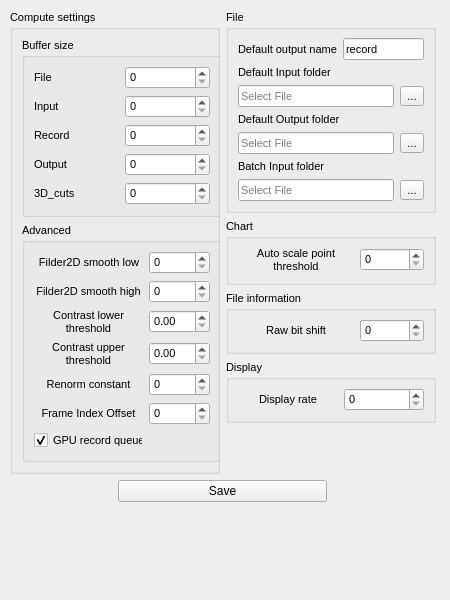
<?xml version="1.0" encoding="UTF-8"?>
<ui version="4.0">
 <class>AdvancedSettingsWindow</class>
 <widget class="QMainWindow" name="AdvancedSettingsWindow">
  <property name="geometry">
   <rect>
    <x>0</x>
    <y>0</y>
    <width>450</width>
    <height>600</height>
   </rect>
  </property>
  <property name="sizePolicy">
   <sizepolicy hsizetype="Fixed" vsizetype="Fixed">
    <horstretch>0</horstretch>
    <verstretch>0</verstretch>
   </sizepolicy>
  </property>
  <property name="minimumSize">
   <size>
    <width>450</width>
    <height>560</height>
   </size>
  </property>
  <property name="windowTitle">
   <string>Advanced Settings</string>
  </property>
  <property name="animated">
   <bool>false</bool>
  </property>
  <widget class="QWidget" name="CentralWidget">
   <property name="sizePolicy">
    <sizepolicy hsizetype="Fixed" vsizetype="Fixed">
     <horstretch>0</horstretch>
     <verstretch>0</verstretch>
    </sizepolicy>
   </property>
   <property name="acceptDrops">
    <bool>true</bool>
   </property>
   <widget class="QWidget" name="gridLayoutWidget">
    <property name="geometry">
     <rect>
      <x>10</x>
      <y>10</y>
      <width>428</width>
      <height>428</height>
     </rect>
    </property>
    <layout class="QGridLayout" name="gridLayout">
     <property name="sizeConstraint">
      <enum>QLayout::SetFixedSize</enum>
     </property>
     <item row="3" column="1">
      <widget class="holovibes::gui::GroupBox" name="DisplayGroupbox">
       <property name="sizePolicy">
        <sizepolicy hsizetype="Fixed" vsizetype="Preferred">
         <horstretch>1</horstretch>
         <verstretch>0</verstretch>
        </sizepolicy>
       </property>
       <property name="minimumSize">
        <size>
         <width>210</width>
         <height>0</height>
        </size>
       </property>
       <property name="maximumSize">
        <size>
         <width>210</width>
         <height>16777215</height>
        </size>
       </property>
       <property name="baseSize">
        <size>
         <width>210</width>
         <height>0</height>
        </size>
       </property>
       <property name="font">
        <font>
         <pointsize>8</pointsize>
        </font>
       </property>
       <property name="toolTip">
        <string notr="true"/>
       </property>
       <property name="toolTipDuration">
        <number>-1</number>
       </property>
       <property name="title">
        <string>Display</string>
       </property>
       <property name="flat">
        <bool>false</bool>
       </property>
       <layout class="QVBoxLayout" name="verticalLayout_18">
        <property name="bottomMargin">
         <number>9</number>
        </property>
        <item>
         <layout class="QHBoxLayout" name="horizontalLayout_3">
          <item>
           <widget class="QLabel" name="displayRateLabel">
            <property name="sizePolicy">
             <sizepolicy hsizetype="Preferred" vsizetype="Preferred">
              <horstretch>0</horstretch>
              <verstretch>0</verstretch>
             </sizepolicy>
            </property>
            <property name="minimumSize">
             <size>
              <width>100</width>
              <height>0</height>
             </size>
            </property>
            <property name="text">
             <string>Display rate</string>
            </property>
            <property name="alignment">
             <set>Qt::AlignCenter</set>
            </property>
           </widget>
          </item>
          <item>
           <widget class="QSpinBox" name="DisplayRateSpinBox">
            <property name="sizePolicy">
             <sizepolicy hsizetype="Fixed" vsizetype="Fixed">
              <horstretch>0</horstretch>
              <verstretch>0</verstretch>
             </sizepolicy>
            </property>
            <property name="minimumSize">
             <size>
              <width>80</width>
              <height>0</height>
             </size>
            </property>
            <property name="layoutDirection">
             <enum>Qt::LeftToRight</enum>
            </property>
            <property name="alignment">
             <set>Qt::AlignLeading|Qt::AlignLeft|Qt::AlignVCenter</set>
            </property>
            <property name="maximum">
             <number>99</number>
            </property>
           </widget>
          </item>
         </layout>
        </item>
       </layout>
      </widget>
     </item>
     <item row="1" column="1">
      <widget class="holovibes::gui::GroupBox" name="ChartGroupBox">
       <property name="sizePolicy">
        <sizepolicy hsizetype="Fixed" vsizetype="Preferred">
         <horstretch>1</horstretch>
         <verstretch>0</verstretch>
        </sizepolicy>
       </property>
       <property name="minimumSize">
        <size>
         <width>210</width>
         <height>0</height>
        </size>
       </property>
       <property name="maximumSize">
        <size>
         <width>210</width>
         <height>16777215</height>
        </size>
       </property>
       <property name="baseSize">
        <size>
         <width>210</width>
         <height>0</height>
        </size>
       </property>
       <property name="font">
        <font>
         <pointsize>8</pointsize>
        </font>
       </property>
       <property name="toolTip">
        <string notr="true"/>
       </property>
       <property name="toolTipDuration">
        <number>-1</number>
       </property>
       <property name="title">
        <string>Chart</string>
       </property>
       <property name="flat">
        <bool>false</bool>
       </property>
       <layout class="QVBoxLayout" name="verticalLayout_16">
        <property name="bottomMargin">
         <number>9</number>
        </property>
        <item>
         <layout class="QHBoxLayout" name="horizontalLayout_2">
          <item>
           <widget class="QLabel" name="autoScaleLabel">
            <property name="sizePolicy">
             <sizepolicy hsizetype="Preferred" vsizetype="Maximum">
              <horstretch>0</horstretch>
              <verstretch>0</verstretch>
             </sizepolicy>
            </property>
            <property name="minimumSize">
             <size>
              <width>100</width>
              <height>0</height>
             </size>
            </property>
            <property name="text">
             <string>Auto scale point
threshold</string>
            </property>
            <property name="alignment">
             <set>Qt::AlignCenter</set>
            </property>
            <property name="wordWrap">
             <bool>true</bool>
            </property>
           </widget>
          </item>
          <item>
           <widget class="QSpinBox" name="autoScalePointThresholdSpinBox">
            <property name="sizePolicy">
             <sizepolicy hsizetype="Fixed" vsizetype="Fixed">
              <horstretch>0</horstretch>
              <verstretch>0</verstretch>
             </sizepolicy>
            </property>
            <property name="minimumSize">
             <size>
              <width>1</width>
              <height>0</height>
             </size>
            </property>
            <property name="layoutDirection">
             <enum>Qt::LeftToRight</enum>
            </property>
            <property name="alignment">
             <set>Qt::AlignLeading|Qt::AlignLeft|Qt::AlignVCenter</set>
            </property>
            <property name="maximum">
             <number>999999999</number>
            </property>
           </widget>
          </item>
         </layout>
        </item>
       </layout>
      </widget>
     </item>
     <item row="0" column="0" rowspan="5">
      <widget class="holovibes::gui::GroupBox" name="ComputeSettingsGroupBox">
       <property name="sizePolicy">
        <sizepolicy hsizetype="Fixed" vsizetype="Preferred">
         <horstretch>1</horstretch>
         <verstretch>0</verstretch>
        </sizepolicy>
       </property>
       <property name="minimumSize">
        <size>
         <width>210</width>
         <height>0</height>
        </size>
       </property>
       <property name="maximumSize">
        <size>
         <width>210</width>
         <height>16777215</height>
        </size>
       </property>
       <property name="baseSize">
        <size>
         <width>210</width>
         <height>0</height>
        </size>
       </property>
       <property name="font">
        <font>
         <pointsize>8</pointsize>
        </font>
       </property>
       <property name="toolTip">
        <string notr="true"/>
       </property>
       <property name="toolTipDuration">
        <number>-1</number>
       </property>
       <property name="title">
        <string>Compute settings</string>
       </property>
       <property name="flat">
        <bool>false</bool>
       </property>
       <layout class="QVBoxLayout" name="verticalLayout_12">
        <property name="bottomMargin">
         <number>9</number>
        </property>
        <item>
         <widget class="holovibes::gui::GroupBox" name="BufferSizeGroupBox">
          <property name="sizePolicy">
           <sizepolicy hsizetype="Fixed" vsizetype="Preferred">
            <horstretch>1</horstretch>
            <verstretch>0</verstretch>
           </sizepolicy>
          </property>
          <property name="minimumSize">
           <size>
            <width>200</width>
            <height>0</height>
           </size>
          </property>
          <property name="maximumSize">
           <size>
            <width>210</width>
            <height>16777215</height>
           </size>
          </property>
          <property name="baseSize">
           <size>
            <width>210</width>
            <height>0</height>
           </size>
          </property>
          <property name="font">
           <font>
            <pointsize>8</pointsize>
           </font>
          </property>
          <property name="toolTip">
           <string notr="true"/>
          </property>
          <property name="toolTipDuration">
           <number>-1</number>
          </property>
          <property name="title">
           <string>Buffer size</string>
          </property>
          <property name="flat">
           <bool>false</bool>
          </property>
          <layout class="QVBoxLayout" name="verticalLayout_13">
           <property name="bottomMargin">
            <number>9</number>
           </property>
           <item>
            <layout class="QGridLayout" name="BufferSizeLayout">
             <property name="sizeConstraint">
              <enum>QLayout::SetMinimumSize</enum>
             </property>
             <item row="0" column="0">
              <widget class="QLabel" name="FileBSLabel">
               <property name="text">
                <string>File</string>
               </property>
              </widget>
             </item>
             <item row="3" column="0">
              <widget class="QLabel" name="OutputLabel">
               <property name="text">
                <string>Output</string>
               </property>
              </widget>
             </item>
             <item row="2" column="0">
              <widget class="QLabel" name="RecordBSLabel">
               <property name="text">
                <string>Record</string>
               </property>
              </widget>
             </item>
             <item row="1" column="0">
              <widget class="QLabel" name="InputBSLabel">
               <property name="text">
                <string>Input</string>
               </property>
              </widget>
             </item>
             <item row="4" column="0">
              <widget class="QLabel" name="Cuts3DbsLabel">
               <property name="text">
                <string>3D_cuts</string>
               </property>
              </widget>
             </item>
             <item row="0" column="1">
              <widget class="QSpinBox" name="FileBSSpinBox">
               <property name="wrapping">
                <bool>false</bool>
               </property>
               <property name="showGroupSeparator" stdset="0">
                <bool>false</bool>
               </property>
               <property name="maximum">
                <number>9999999</number>
               </property>
              </widget>
             </item>
             <item row="1" column="1">
              <widget class="QSpinBox" name="InputBSSpinBox">
               <property name="maximum">
                <number>999999</number>
               </property>
              </widget>
             </item>
             <item row="2" column="1">
              <widget class="QSpinBox" name="RecordBSSpinBox">
               <property name="maximum">
                <number>99999</number>
               </property>
              </widget>
             </item>
             <item row="3" column="1">
              <widget class="QSpinBox" name="OutputBSSpinBox">
               <property name="maximum">
                <number>99999</number>
               </property>
              </widget>
             </item>
             <item row="4" column="1">
              <widget class="QSpinBox" name="Cuts3DBSSpinBox">
               <property name="maximum">
                <number>99999</number>
               </property>
              </widget>
             </item>
            </layout>
           </item>
          </layout>
         </widget>
        </item>
        <item>
         <widget class="holovibes::gui::GroupBox" name="AdvancedGroupBox">
          <property name="sizePolicy">
           <sizepolicy hsizetype="Fixed" vsizetype="Preferred">
            <horstretch>1</horstretch>
            <verstretch>0</verstretch>
           </sizepolicy>
          </property>
          <property name="minimumSize">
           <size>
            <width>200</width>
            <height>0</height>
           </size>
          </property>
          <property name="maximumSize">
           <size>
            <width>210</width>
            <height>16777215</height>
           </size>
          </property>
          <property name="baseSize">
           <size>
            <width>210</width>
            <height>0</height>
           </size>
          </property>
          <property name="font">
           <font>
            <pointsize>8</pointsize>
           </font>
          </property>
          <property name="toolTip">
           <string notr="true"/>
          </property>
          <property name="toolTipDuration">
           <number>-1</number>
          </property>
          <property name="title">
           <string>Advanced</string>
          </property>
          <property name="flat">
           <bool>false</bool>
          </property>
          <layout class="QVBoxLayout" name="verticalLayout_14">
           <property name="bottomMargin">
            <number>9</number>
           </property>
           <item>
            <layout class="QGridLayout" name="gridLayout_4">
             <item row="2" column="0">
              <widget class="QLabel" name="label_7">
               <property name="text">
                <string>Filder2D smooth high</string>
               </property>
               <property name="alignment">
                <set>Qt::AlignCenter</set>
               </property>
              </widget>
             </item>
             <item row="1" column="0">
              <widget class="QLabel" name="label_9">
               <property name="minimumSize">
                <size>
                 <width>110</width>
                 <height>0</height>
                </size>
               </property>
               <property name="text">
                <string>Filder2D smooth low</string>
               </property>
               <property name="alignment">
                <set>Qt::AlignCenter</set>
               </property>
              </widget>
             </item>
             <item row="5" column="1">
              <widget class="QSpinBox" name="RenormConstantSpinBox"/>
             </item>
             <item row="3" column="0">
              <widget class="QLabel" name="label_6">
               <property name="text">
                <string>Contrast lower
threshold</string>
               </property>
               <property name="alignment">
                <set>Qt::AlignCenter</set>
               </property>
              </widget>
             </item>
             <item row="4" column="0">
              <widget class="QLabel" name="label_5">
               <property name="text">
                <string>Contrast upper
threshold</string>
               </property>
               <property name="alignment">
                <set>Qt::AlignCenter</set>
               </property>
              </widget>
             </item>
             <item row="5" column="0">
              <widget class="QLabel" name="label_10">
               <property name="text">
                <string>Renorm constant</string>
               </property>
               <property name="alignment">
                <set>Qt::AlignCenter</set>
               </property>
              </widget>
             </item>
             <item row="4" column="1">
              <widget class="QDoubleSpinBox" name="ContrastUpperSpinBox">
               <property name="maximum">
                <double>100.000000000000000</double>
               </property>
              </widget>
             </item>
             <item row="6" column="1">
              <widget class="QSpinBox" name="CutsContrastSpinBox">
               <property name="maximum">
                <number>100</number>
               </property>
              </widget>
             </item>
             <item row="1" column="1">
              <widget class="QSpinBox" name="Filter2DLowSpinBox">
               <property name="maximum">
                <number>100</number>
               </property>
              </widget>
             </item>
             <item row="2" column="1">
              <widget class="QSpinBox" name="Filter2DHighSpinBox">
               <property name="maximum">
                <number>100</number>
               </property>
              </widget>
             </item>
             <item row="6" column="0">
              <widget class="QLabel" name="label_18">
               <property name="text">
                <string>Frame Index Offset</string>
               </property>
               <property name="alignment">
                <set>Qt::AlignCenter</set>
               </property>
              </widget>
             </item>
             <item row="7" column="0">
                <widget class="QCheckBox" name="RecordQueueLocationCheckBox">
                    <property name="text">
                        <string>GPU record queue</string>
                    </property>
                    <property name="checkable">
                        <bool>true</bool>
                    </property>
                    <property name="checked">
                        <bool>true</bool>
                    </property>
                </widget>
            </item>
             <item row="3" column="1">
              <widget class="QDoubleSpinBox" name="ContrastLowerSpinBox">
               <property name="maximum">
                <double>100.000000000000000</double>
               </property>
              </widget>
             </item>
            </layout>
           </item>
          </layout>
         </widget>
        </item>
       </layout>
      </widget>
     </item>
     <item row="5" column="0" colspan="2">
      <layout class="QHBoxLayout" name="SettingsLayout">
       <property name="sizeConstraint">
        <enum>QLayout::SetFixedSize</enum>
       </property>
       <item>
        <widget class="QPushButton" name="ApplyPushButton">
         <property name="sizePolicy">
          <sizepolicy hsizetype="Maximum" vsizetype="Fixed">
           <horstretch>1</horstretch>
           <verstretch>0</verstretch>
          </sizepolicy>
         </property>
         <property name="minimumSize">
          <size>
           <width>209</width>
           <height>0</height>
          </size>
         </property>
         <property name="layoutDirection">
          <enum>Qt::LeftToRight</enum>
         </property>
         <property name="text">
          <string>Save</string>
         </property>
        </widget>
       </item>
      </layout>
     </item>
     <item row="2" column="1">
      <widget class="holovibes::gui::GroupBox" name="FileInformationGroupBox">
       <property name="sizePolicy">
        <sizepolicy hsizetype="Fixed" vsizetype="Preferred">
         <horstretch>1</horstretch>
         <verstretch>0</verstretch>
        </sizepolicy>
       </property>
       <property name="minimumSize">
        <size>
         <width>210</width>
         <height>0</height>
        </size>
       </property>
       <property name="maximumSize">
        <size>
         <width>210</width>
         <height>16777215</height>
        </size>
       </property>
       <property name="baseSize">
        <size>
         <width>210</width>
         <height>0</height>
        </size>
       </property>
       <property name="font">
        <font>
         <pointsize>8</pointsize>
        </font>
       </property>
       <property name="toolTip">
        <string notr="true"/>
       </property>
       <property name="toolTipDuration">
        <number>-1</number>
       </property>
       <property name="title">
        <string>File information</string>
       </property>
       <property name="flat">
        <bool>false</bool>
       </property>
       <layout class="QVBoxLayout" name="verticalLayout_17">
        <property name="bottomMargin">
         <number>9</number>
        </property>
        <item>
         <layout class="QHBoxLayout" name="horizontalLayout">
          <item>
           <widget class="QLabel" name="rawBitShiftLabel">
            <property name="sizePolicy">
             <sizepolicy hsizetype="Preferred" vsizetype="Preferred">
              <horstretch>0</horstretch>
              <verstretch>0</verstretch>
             </sizepolicy>
            </property>
            <property name="minimumSize">
             <size>
              <width>100</width>
              <height>0</height>
             </size>
            </property>
            <property name="text">
             <string>Raw bit shift</string>
            </property>
            <property name="alignment">
             <set>Qt::AlignCenter</set>
            </property>
           </widget>
          </item>
          <item>
           <widget class="QSpinBox" name="rawBitShiftSpinBox">
            <property name="sizePolicy">
             <sizepolicy hsizetype="Fixed" vsizetype="Fixed">
              <horstretch>0</horstretch>
              <verstretch>0</verstretch>
             </sizepolicy>
            </property>
            <property name="minimumSize">
             <size>
              <width>1</width>
              <height>0</height>
             </size>
            </property>
            <property name="layoutDirection">
             <enum>Qt::LeftToRight</enum>
            </property>
            <property name="alignment">
             <set>Qt::AlignLeading|Qt::AlignLeft|Qt::AlignVCenter</set>
            </property>
            <property name="maximum">
             <number>999999999</number>
            </property>
           </widget>
          </item>
         </layout>
        </item>
       </layout>
      </widget>
     </item>
     <item row="0" column="1">
      <widget class="holovibes::gui::GroupBox" name="FileGroupBox">
       <property name="sizePolicy">
        <sizepolicy hsizetype="Fixed" vsizetype="Preferred">
         <horstretch>1</horstretch>
         <verstretch>0</verstretch>
        </sizepolicy>
       </property>
       <property name="minimumSize">
        <size>
         <width>210</width>
         <height>0</height>
        </size>
       </property>
       <property name="maximumSize">
        <size>
         <width>210</width>
         <height>16777215</height>
        </size>
       </property>
       <property name="baseSize">
        <size>
         <width>210</width>
         <height>0</height>
        </size>
       </property>
       <property name="font">
        <font>
         <pointsize>8</pointsize>
        </font>
       </property>
       <property name="toolTip">
        <string notr="true"/>
       </property>
       <property name="toolTipDuration">
        <number>-1</number>
       </property>
       <property name="title">
        <string>File</string>
       </property>
       <property name="flat">
        <bool>false</bool>
       </property>
       <layout class="QVBoxLayout" name="verticalLayout_15">
        <property name="bottomMargin">
         <number>9</number>
        </property>
        <item>
         <layout class="QGridLayout" name="FileLayout">
          <property name="sizeConstraint">
           <enum>QLayout::SetFixedSize</enum>
          </property>
          <item row="1" column="0" rowspan="2">
           <widget class="QLabel" name="DefaultNameLabel">
            <property name="text">
             <string>Default output name</string>
            </property>
           </widget>
          </item>
          <item row="4" column="0" colspan="2">
           <widget class="holovibes::gui::Drag_drop_lineedit" name="InputFolderPathLineEdit">
            <property name="enabled">
             <bool>true</bool>
            </property>
            <property name="acceptDrops">
             <bool>true</bool>
            </property>
            <property name="text">
             <string/>
            </property>
            <property name="dragEnabled">
             <bool>false</bool>
            </property>
            <property name="readOnly">
             <bool>true</bool>
            </property>
            <property name="placeholderText">
             <string>Select File</string>
            </property>
           </widget>
          </item>
          <item row="4" column="2">
           <widget class="QToolButton" name="InputFolderBrowseToolButton">
            <property name="acceptDrops">
             <bool>true</bool>
            </property>
            <property name="text">
             <string>...</string>
            </property>
            <property name="shortcut">
             <string>Ctrl+O</string>
            </property>
           </widget>
          </item>
          <item row="6" column="2">
           <widget class="QToolButton" name="OutputBrowseToolButton">
            <property name="acceptDrops">
             <bool>true</bool>
            </property>
            <property name="text">
             <string>...</string>
            </property>
            <property name="shortcut">
             <string>Ctrl+O</string>
            </property>
           </widget>
          </item>
          <item row="1" column="1" rowspan="2" colspan="2">
           <widget class="holovibes::gui::Drag_drop_lineedit" name="OutputNameLineEdit">
            <property name="enabled">
             <bool>true</bool>
            </property>
            <property name="acceptDrops">
             <bool>true</bool>
            </property>
            <property name="text">
             <string>record</string>
            </property>
            <property name="dragEnabled">
             <bool>false</bool>
            </property>
            <property name="readOnly">
             <bool>false</bool>
            </property>
            <property name="placeholderText">
             <string>Select File</string>
            </property>
           </widget>
          </item>
          <item row="3" column="0" colspan="3">
           <widget class="QLabel" name="InputFolderLabel">
            <property name="text">
             <string>Default Input folder</string>
            </property>
           </widget>
          </item>
          <item row="6" column="0" colspan="2">
           <widget class="holovibes::gui::Drag_drop_lineedit" name="OutputFolderPathLineEdit">
            <property name="enabled">
             <bool>true</bool>
            </property>
            <property name="acceptDrops">
             <bool>true</bool>
            </property>
            <property name="text">
             <string/>
            </property>
            <property name="dragEnabled">
             <bool>false</bool>
            </property>
            <property name="readOnly">
             <bool>true</bool>
            </property>
            <property name="placeholderText">
             <string>Select File</string>
            </property>
           </widget>
          </item>
          <item row="8" column="0" colspan="2">
           <widget class="holovibes::gui::Drag_drop_lineedit" name="BatchFolderPathLineEdit">
            <property name="enabled">
             <bool>true</bool>
            </property>
            <property name="acceptDrops">
             <bool>true</bool>
            </property>
            <property name="text">
             <string/>
            </property>
            <property name="dragEnabled">
             <bool>false</bool>
            </property>
            <property name="readOnly">
             <bool>true</bool>
            </property>
            <property name="placeholderText">
             <string>Select File</string>
            </property>
           </widget>
          </item>
          <item row="8" column="2">
           <widget class="QToolButton" name="BatchInputBrowseToolButton">
            <property name="acceptDrops">
             <bool>true</bool>
            </property>
            <property name="text">
             <string>...</string>
            </property>
            <property name="shortcut">
             <string>Ctrl+O</string>
            </property>
           </widget>
          </item>
          <item row="5" column="0" colspan="3">
           <widget class="QLabel" name="OutputFolderLabel">
            <property name="text">
             <string>Default Output folder</string>
            </property>
           </widget>
          </item>
          <item row="7" column="0" colspan="3">
           <widget class="QLabel" name="BatchInputLabel">
            <property name="text">
             <string>Batch Input folder</string>
            </property>
           </widget>
          </item>
         </layout>
        </item>
       </layout>
      </widget>
     </item>
    </layout>
   </widget>
  </widget>
 </widget>
 <customwidgets>
  <customwidget>
   <class>holovibes::gui::Drag_drop_lineedit</class>
   <extends>QLineEdit</extends>
   <header>gui_drag_drop_lineedit.hh</header>
  </customwidget>
  <customwidget>
   <class>holovibes::gui::GroupBox</class>
   <extends>QGroupBox</extends>
   <header>gui_group_box.hh</header>
   <container>1</container>
   <slots>
    <slot>ShowOrHide()</slot>
    <slot>reset()</slot>
   </slots>
  </customwidget>
 </customwidgets>
 <resources/>
 <connections>
  <connection>
   <sender>ApplyPushButton</sender>
   <signal>clicked()</signal>
   <receiver>AdvancedSettingsWindow</receiver>
   <slot>set_ui_values()</slot>
   <hints>
    <hint type="sourcelabel">
     <x>286</x>
     <y>376</y>
    </hint>
    <hint type="destinationlabel">
     <x>230</x>
     <y>224</y>
    </hint>
   </hints>
  </connection>
  <connection>
   <sender>InputFolderBrowseToolButton</sender>
   <signal>clicked()</signal>
   <receiver>AdvancedSettingsWindow</receiver>
   <slot>change_input_folder_path()</slot>
   <hints>
    <hint type="sourcelabel">
     <x>422</x>
     <y>90</y>
    </hint>
    <hint type="destinationlabel">
     <x>230</x>
     <y>224</y>
    </hint>
   </hints>
  </connection>
  <connection>
   <sender>BatchInputBrowseToolButton</sender>
   <signal>clicked()</signal>
   <receiver>AdvancedSettingsWindow</receiver>
   <slot>change_batch_input_folder_path()</slot>
   <hints>
    <hint type="sourcelabel">
     <x>422</x>
     <y>182</y>
    </hint>
    <hint type="destinationlabel">
     <x>230</x>
     <y>224</y>
    </hint>
   </hints>
  </connection>
  <connection>
   <sender>OutputBrowseToolButton</sender>
   <signal>clicked()</signal>
   <receiver>AdvancedSettingsWindow</receiver>
   <slot>change_output_folder_path()</slot>
  </connection>
  <connection>
   <sender>RecordQueueLocationCheckBox</sender>
   <signal>clicked(bool)</signal>
   <receiver>AdvancedSettingsWindow</receiver>
   <slot>set_record_queue_location(bool)</slot>
  </connection>
 </connections>
 <slots>
  <slot>set_record_queue_location(bool)</slot>
  <slot>set_current_values()</slot>
  <slot>set_ui_values()</slot>
  <slot>change_input_folder_path()</slot>
  <slot>change_output_folder_path()</slot>
  <slot>change_batch_input_folder_path()</slot>
 </slots>
</ui>
